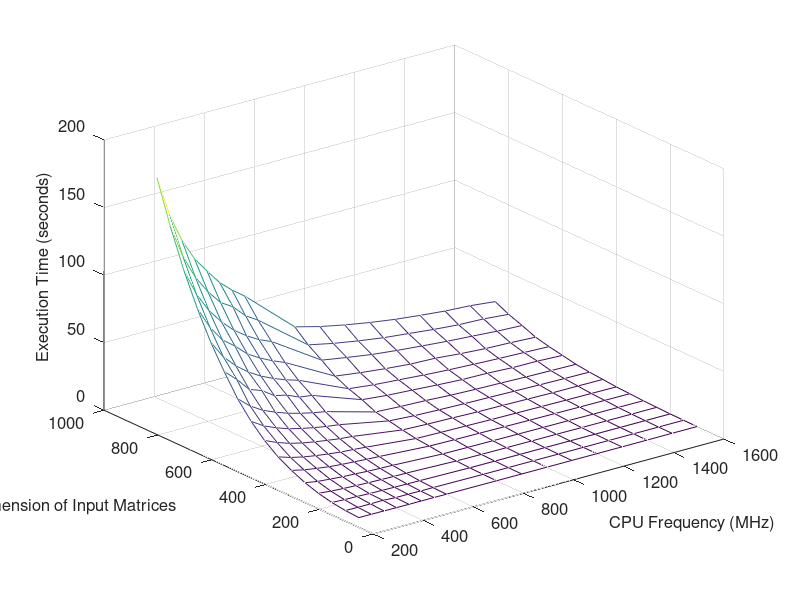

Here is the MATLAB script that generated this plot:
% Read the data file
Data=csvread('Execution Time Raw Data matrix.csv');

% Separate the data
Matrix_Dimension=100:50:850;
Frequency=[250 300 350 400 450 500 550 600 800 900 1000 1100 1200 1300 1400 1500 1600];
RawTime=Data(:,3);

% Create a two dimensional matrix which is used for mesh funciton to record
% the execution time
Time=zeros(length(Matrix_Dimension),length(Frequency));
count=1;
for i=1:length(Matrix_Dimension)
    for j=1:length(Frequency)
        Time(i,j)=RawTime(count);
        count=count+1;
    end
end

% Plot the execution time as the function of the frequency and the matrix
% dimentions
mesh(Frequency,Matrix_Dimension,Time)
xlabel('CPU Frequency (MHz)')
ylabel('Dimension of Input Matrices')
zlabel('Execution Time (seconds)')
set(gca,'FontSize',12);
set(get(gca,'XLabel'),'FontSize',12);
set(get(gca,'YLabel'),'FontSize',12);
set(get(gca,'ZLabel'),'FontSize',12);